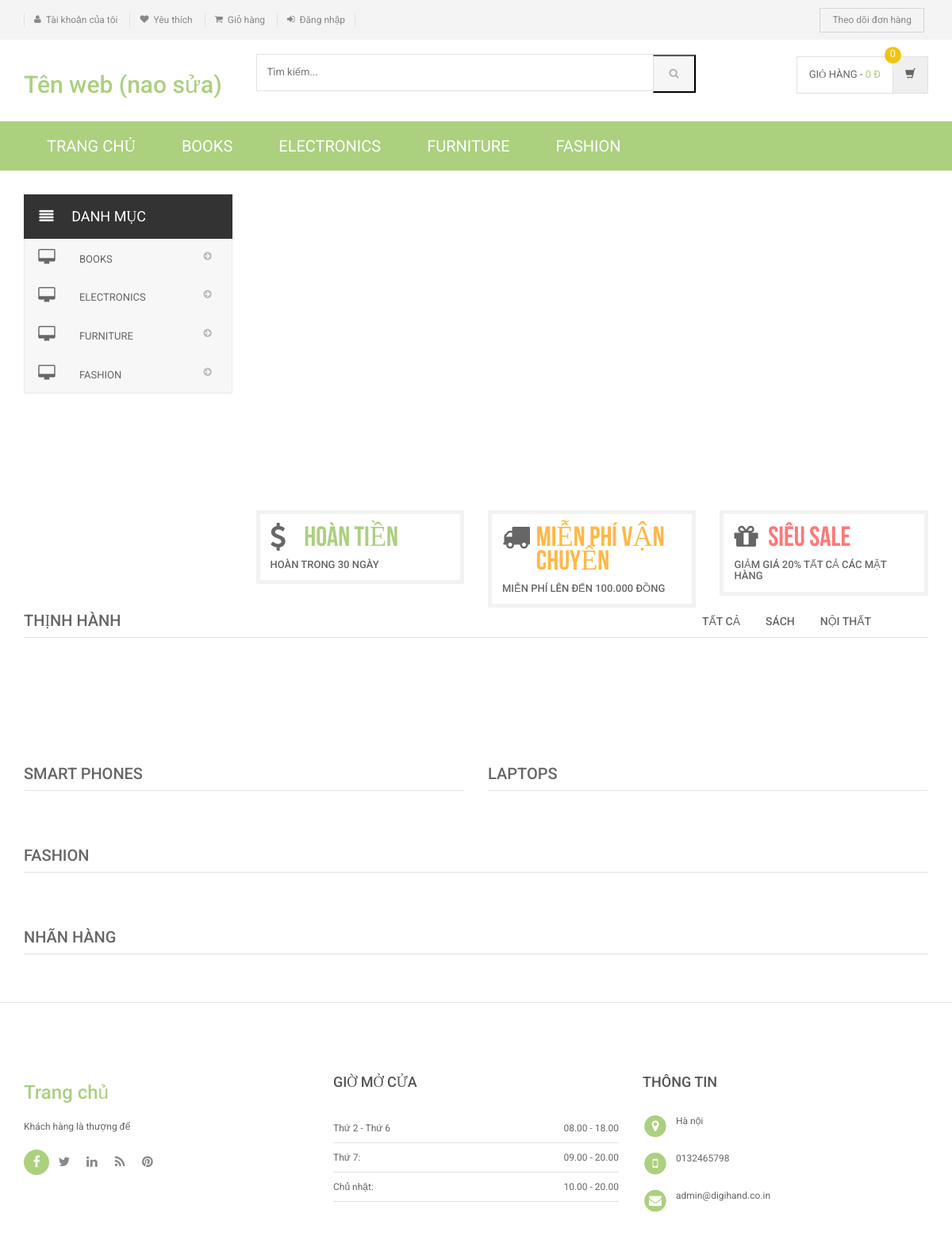
Before: / with the older database file.
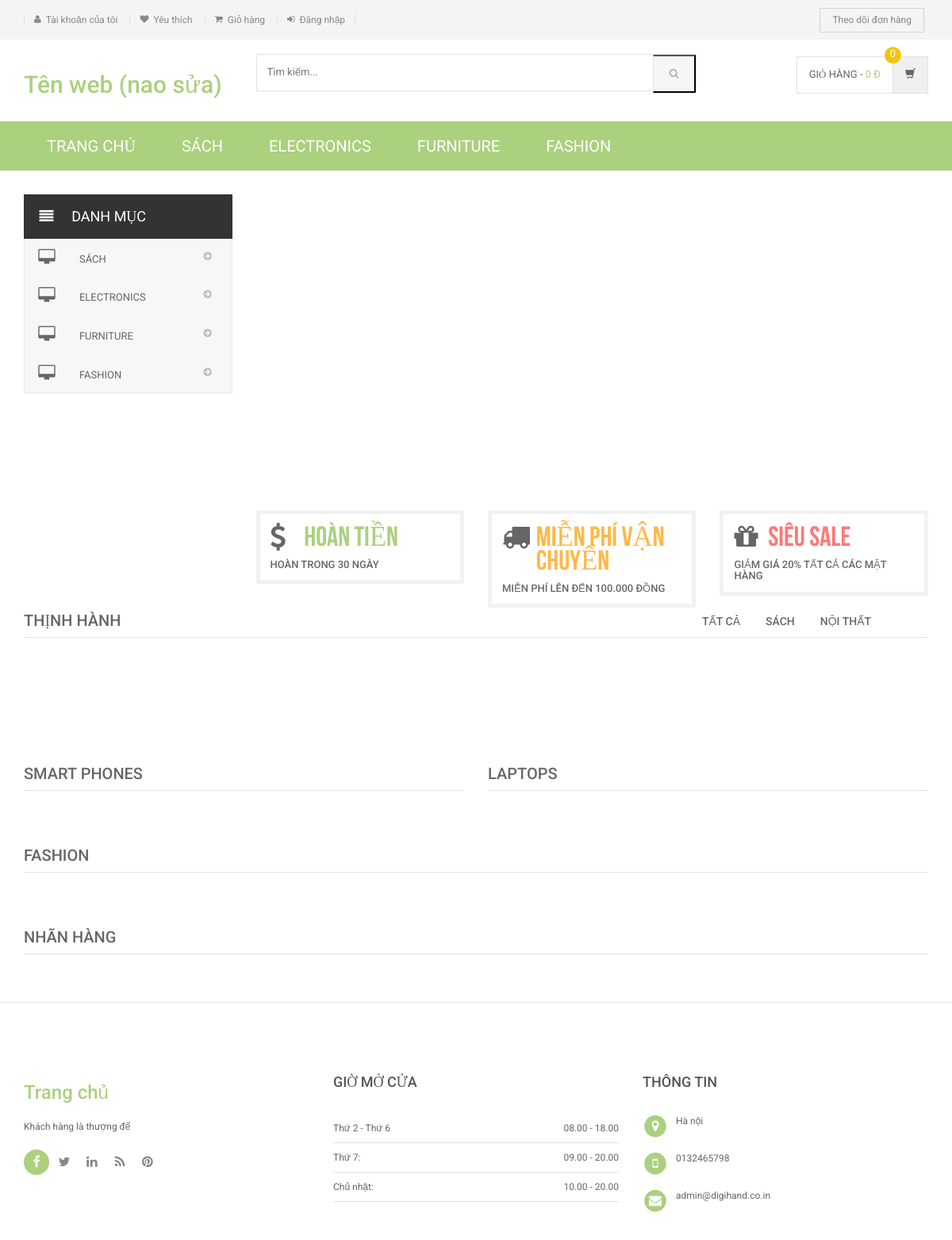
After: the same page with the newer database file.
### tables this page shows
CREATE TABLE `category` (
  `id` int(11) NOT NULL,
  `categoryName` varchar(255) DEFAULT NULL,
  `categoryDescription` longtext DEFAULT NULL,
  `creationDate` timestamp NOT NULL DEFAULT current_timestamp(),
  `updationDate` varchar(255) DEFAULT NULL
);

### index.php (the view, shortened to what the changed rows need)
<?php
include ('includes/config.php');
?>
<!DOCTYPE html>
<html lang="en">
<head>
	<link rel="stylesheet" href="assets/css/bootstrap.min.css">
	<link rel="stylesheet" href="assets/css/main.css">
	<link rel="stylesheet" href="assets/css/green.css">
	<link rel="stylesheet" href="assets/css/owl.carousel.css">
	<link rel="stylesheet" href="assets/css/owl.transitions.css">
	<link href="assets/css/lightbox.css" rel="stylesheet">
	<link rel="stylesheet" href="assets/css/animate.min.css">
	<link rel="stylesheet" href="assets/css/rateit.css">
	<link rel="stylesheet" href="assets/css/bootstrap-select.min.css">
	<link rel="stylesheet" href="assets/css/config.css">
	<link href="assets/css/green.css" rel="alternate stylesheet" title="Green color">
	<link href="assets/css/blue.css" rel="alternate stylesheet" title="Blue color">
	<link href="assets/css/red.css" rel="alternate stylesheet" title="Red color">
	<link href="assets/css/orange.css" rel="alternate stylesheet" title="Orange color">
	<link href="assets/css/dark-green.css" rel="alternate stylesheet" title="Darkgreen color">
	<link rel="stylesheet" href="assets/css/font-awesome.min.css">
</head>
<body class="cnt-home">
	<header class="header-style-1">
		<?php include ('includes/main-header.php'); ?>
		<?php include ('includes/menu-bar.php'); ?>
	</header>
	<div class="body-content outer-top-xs" id="top-banner-and-menu">
		<div class="container">
			<div class="furniture-container homepage-container">
				<div class="row">
					<div class="col-xs-12 col-sm-12 col-md-3 sidebar">
						<?php include ('includes/side-menu.php'); ?>
					</div>
				</div>
			</div>
		</div>
</body>
</html>

### includes/menu-bar.php (shortened to what the changed rows need)
<div class="header-nav animate-dropdown">
    <div class="container">
        <div class="yamm navbar navbar-default" role="navigation">
            <div class="nav-bg-class">
                <div class="navbar-collapse collapse" id="mc-horizontal-menu-collapse">
                    <div class="nav-outer">
                        <ul class="nav navbar-nav">
                            <ul class="nav navbar-nav">
                                <?php
                                $sql = mysqli_query($con, "select id,categoryName  from category limit 6");
                                while ($row = mysqli_fetch_array($sql)) { ?>
                                    <li id="category-<?php echo $row['id']; ?>" class="dropdown yamm">
                                        <a href="category.php?cid=<?php echo $row['id']; ?>">
                                            <?php echo $row['categoryName']; ?>
                                        </a>
                                    </li>
                                <?php } ?>
                            </ul>
                    </div>
                </div>
            </div>
        </div>
    </div>
</div>

### includes/side-menu.php (shortened to what the changed rows need)
<div class="side-menu animate-dropdown outer-bottom-xs">
    <nav class="yamm megamenu-horizontal" role="navigation">
        <ul class="nav">
            <li class="dropdown menu-item">
                <?php $sql = mysqli_query($con, "select id,categoryName  from category");
                while ($row = mysqli_fetch_array($sql)) {
                    ?>
                    <a href="category.php?cid=<?php echo $row['id']; ?>" class="dropdown-toggle"><i
                            class="icon fa fa-desktop fa-fw"></i>
                        <?php echo $row['categoryName']; ?></a>
                <?php } ?>
            </li>
        </ul>
    </nav>
</div>

Changed rows visible on the page:
changed category: categoryName "BOOKS" → "SÁCH"
